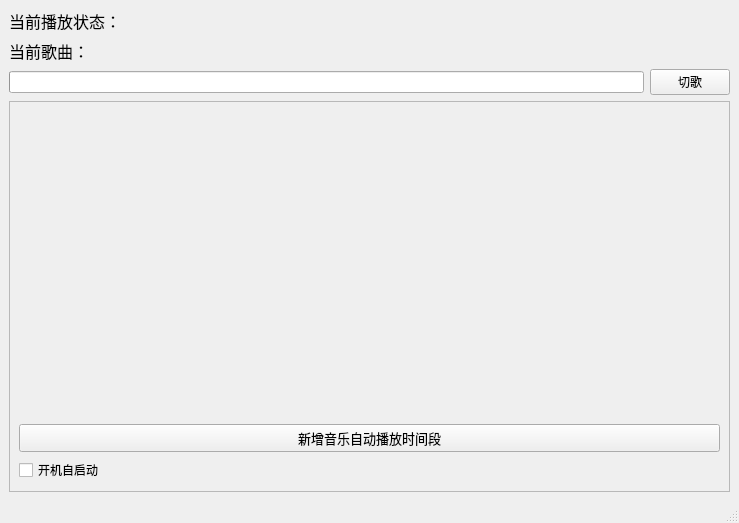
<?xml version="1.0" encoding="UTF-8"?>
<ui version="4.0">
 <class>MainWindow</class>
 <widget class="QMainWindow" name="MainWindow">
  <property name="geometry">
   <rect>
    <x>0</x>
    <y>0</y>
    <width>739</width>
    <height>523</height>
   </rect>
  </property>
  <property name="windowTitle">
   <string>MainWindow</string>
  </property>
  <widget class="QWidget" name="centralwidget">
   <layout class="QVBoxLayout" name="verticalLayout">
    <item>
     <layout class="QVBoxLayout" name="verticalLayout_3">
      <property name="topMargin">
       <number>0</number>
      </property>
      <item>
       <widget class="QLabel" name="label_Statu">
        <property name="font">
         <font>
          <pointsize>12</pointsize>
         </font>
        </property>
        <property name="text">
         <string>当前播放状态：</string>
        </property>
       </widget>
      </item>
      <item>
       <widget class="QLabel" name="label_NowPlay">
        <property name="font">
         <font>
          <pointsize>12</pointsize>
         </font>
        </property>
        <property name="text">
         <string>当前歌曲：</string>
        </property>
       </widget>
      </item>
      <item>
       <layout class="QHBoxLayout" name="horizontalLayout">
        <property name="topMargin">
         <number>0</number>
        </property>
        <item>
         <widget class="QProgressBar" name="progressBar">
          <property name="value">
           <number>0</number>
          </property>
          <property name="textVisible">
           <bool>false</bool>
          </property>
         </widget>
        </item>
        <item>
         <widget class="QPushButton" name="pushButton_Next">
          <property name="text">
           <string>切歌</string>
          </property>
         </widget>
        </item>
       </layout>
      </item>
     </layout>
    </item>
    <item>
     <widget class="QScrollArea" name="scrollArea">
      <property name="widgetResizable">
       <bool>true</bool>
      </property>
      <widget class="QWidget" name="scrollAreaWidgetContents">
       <property name="geometry">
        <rect>
         <x>0</x>
         <y>0</y>
         <width>719</width>
         <height>377</height>
        </rect>
       </property>
       <layout class="QVBoxLayout" name="verticalLayout_2">
        <item>
         <layout class="QVBoxLayout" name="verticalLayout_TaskList">
          <item>
           <spacer name="verticalSpacer">
            <property name="orientation">
             <enum>Qt::Orientation::Vertical</enum>
            </property>
            <property name="sizeHint" stdset="0">
             <size>
              <width>20</width>
              <height>40</height>
             </size>
            </property>
           </spacer>
          </item>
         </layout>
        </item>
        <item>
         <widget class="QPushButton" name="pushButton_AddTask">
          <property name="sizePolicy">
           <sizepolicy hsizetype="Minimum" vsizetype="Fixed">
            <horstretch>0</horstretch>
            <verstretch>0</verstretch>
           </sizepolicy>
          </property>
          <property name="font">
           <font>
            <pointsize>10</pointsize>
           </font>
          </property>
          <property name="text">
           <string>新增音乐自动播放时间段</string>
          </property>
         </widget>
        </item>
        <item>
         <widget class="QCheckBox" name="checkBox">
          <property name="text">
           <string>开机自启动</string>
          </property>
         </widget>
        </item>
       </layout>
      </widget>
     </widget>
    </item>
   </layout>
  </widget>
  <widget class="QMenuBar" name="menubar">
   <property name="geometry">
    <rect>
     <x>0</x>
     <y>0</y>
     <width>739</width>
     <height>21</height>
    </rect>
   </property>
  </widget>
  <widget class="QStatusBar" name="statusbar"/>
 </widget>
 <resources/>
 <connections/>
</ui>
